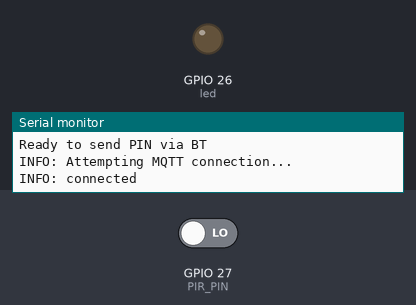
Bench run of a sketch on a simulated ESP32. Parts: output pins drawn as LEDs (lit = HIGH), the last lines printed to the serial monitor. Inputs (shaded band) come from the test bench; at power-on: GPIO 27 (PIR_PIN) LOW. WiFi joins after 1.5 s; servers stay silent unless stated; no MQTT or app messages arrive unless stated; USB keyboard and mouse output is not drawn.

Above: at 2.7 s.
2.8 s: GPIO 27 (PIR_PIN) driven HIGH
At 3.2 s:
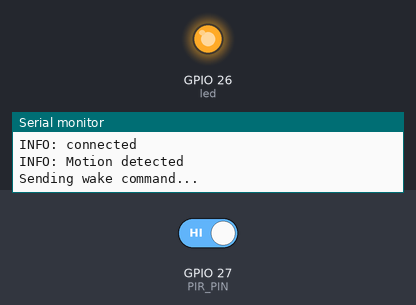
Timing chart, 0 to 5.8 s (numbered marks = the images above; inputs shaded):
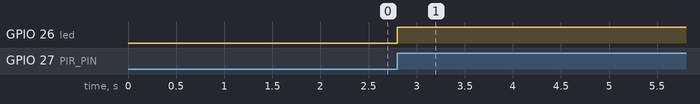

Measured:
- after the input at 2.8 s, GPIO 26 (led): LOW → HIGH at once

The sketch:

ipad_bt_keyboard.ino
```cpp
#include <WiFi.h>
#include <PubSubClient.h>
#include <BleKeyboard.h>


//User selected properties
const PROGMEM char* WIFI_SSID = "WiFi SSID";
const PROGMEM char* WIFI_PASSWORD = "WiFi Pass";

// MQTT: ID, server IP, port, username and password
const PROGMEM char* MQTT_CLIENT_ID = "ipad_kb";
const PROGMEM char* MQTT_SERVER_IP = "MQTT IP/Server info";
const PROGMEM uint16_t MQTT_SERVER_PORT = 1883;
const PROGMEM char* MQTT_USER = "MQTT User";
const PROGMEM char* MQTT_PASSWORD = "MQTT Pass";
const PROGMEM char* PIN_CODE = "0000"; //iPad pin code
const PROGMEM char* MQTT_MOTION_STATUS_TOPIC = "ipad/motion"; // MQTT topic
#define timeSeconds 300 //set to number of seconds between activating BT keyboard commands

const PROGMEM char* MOTION_ON = "ON";
const PROGMEM char* MOTION_OFF = "OFF";


const PROGMEM uint8_t PIR_PIN = 27; //ESP32 PIR pin
uint8_t m_pir_state = LOW;
uint8_t m_pir_value = 0;
const int led = 26;

unsigned long now = millis();
unsigned long lastTrigger = 0;
boolean startTimer = false;

WiFiClient wifiClient;
PubSubClient client(wifiClient);
BleKeyboard bleKeyboard;

void IRAM_ATTR detectsMovement() {
  digitalWrite(led, HIGH);
  startTimer = true;
  lastTrigger = millis();
}

void publishPirSensorState() {
  if (m_pir_state) {
    client.publish(MQTT_MOTION_STATUS_TOPIC, MOTION_OFF, true);
  } else {
    client.publish(MQTT_MOTION_STATUS_TOPIC, MOTION_ON, true);
  }
}


void callback(char* p_topic, byte* p_payload, unsigned int p_length) {
}

void reconnect() {
  // Loop until we're reconnected
  while (!client.connected()) {
    Serial.println("INFO: Attempting MQTT connection...");
    // Attempt to connect
    if (client.connect(MQTT_CLIENT_ID, MQTT_USER, MQTT_PASSWORD)) {
      Serial.println("INFO: connected");
    } else {
      Serial.print("ERROR: failed, rc=");
      Serial.print(client.state());
      Serial.println("DEBUG: try again in 5 seconds");
      // Wait 5 seconds before retrying
      delay(5000);
    }
  }
}

void setup() {
  // init the serial
  Serial.begin(115200);

  // init the WiFi connection
  Serial.println();
  Serial.println();
  Serial.print("INFO: Connecting to ");
  Serial.println(WIFI_SSID);
  WiFi.mode(WIFI_STA);
  WiFi.begin(WIFI_SSID, WIFI_PASSWORD);

  while (WiFi.status() != WL_CONNECTED) {
    delay(500);
    Serial.print(".");
  }

  Serial.println("");
  Serial.println("INFO: WiFi connected");
  Serial.println("INFO: IP address: ");
  Serial.println(WiFi.localIP());

  // init the MQTT connection
  client.setServer(MQTT_SERVER_IP, MQTT_SERVER_PORT);
  client.setCallback(callback);

  Serial.println("Ready to send PIN via BT");
  bleKeyboard.begin();
  pinMode(PIR_PIN, INPUT_PULLUP);
  attachInterrupt(digitalPinToInterrupt(PIR_PIN), detectsMovement, RISING);

  pinMode(led, OUTPUT);
  digitalWrite(led, LOW);

}

void loop() {
  if (!client.connected()) {
    reconnect();
  }
  client.loop();
  now = millis();

  m_pir_value = digitalRead(PIR_PIN);
  if (m_pir_value == HIGH) {
    if (m_pir_state == LOW) {
      // a motion is detected
      Serial.println("INFO: Motion detected");
      publishPirSensorState();
      Serial.println("Sending wake command...");
      bleKeyboard.write(32);
      delay(100);
      bleKeyboard.write(32);
      delay(3500);
      bleKeyboard.print(PIN_CODE);
      bleKeyboard.releaseAll();
      m_pir_state = HIGH;
      delay (timeSeconds*1000);
    }
  } else {
    if (m_pir_state == HIGH) {
      publishPirSensorState();
      m_pir_state = LOW;
      }
    }
  }
```
